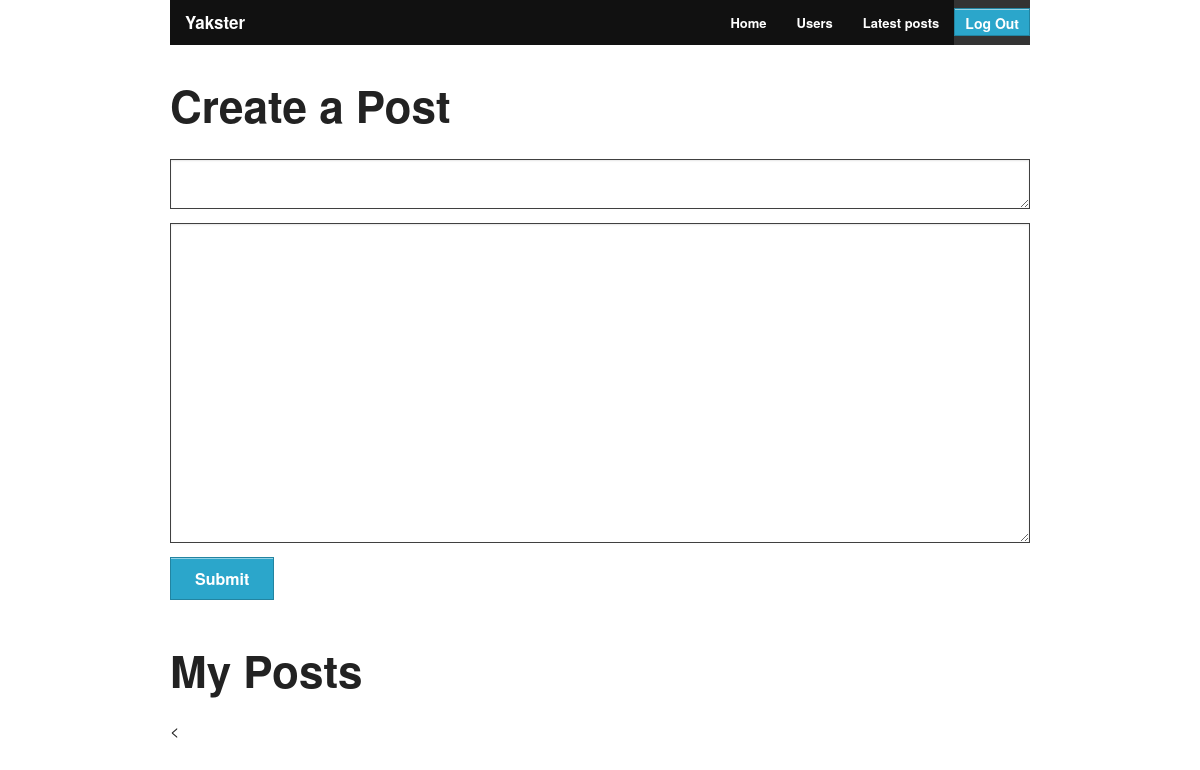
The app's page / (signed in), older data.
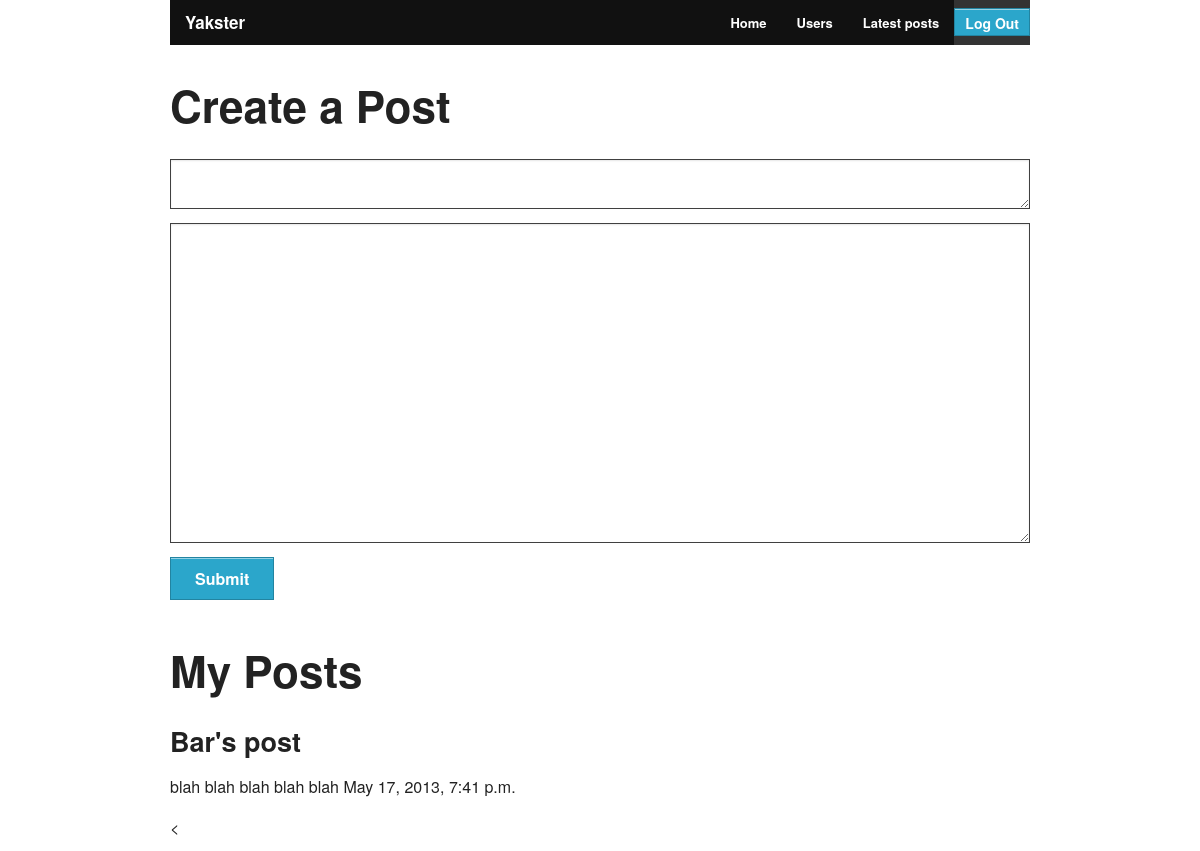
The same page, newer data.
### yakster_app/models.py (models this page shows, shortened)
class Post(models.Model):
    title = models.CharField(max_length=60)
    body = models.TextField()
    user = models.ForeignKey(User)
    creation_date = models.DateTimeField(auto_now=True, blank=True)

### yakster_app/views.py (the view)
# urls.py: url(r'^$', 'yakster_app.views.index'), # root
def index(request, auth_form=None, user_form=None):
    if request.user.is_authenticated():
        post_form = PostForm()
        user = request.user
        my_posts = Post.objects.filter(user=user.id)
        return render(request,
                      'me.html',
                      {'post_form': post_form, 'user': user,
                       'my_posts' : my_posts,
                       'next_url': '/', })
    else:
        auth_form = auth_form or AuthenticateForm()
        user_form = user_form or UserCreateForm()
        return render(request,
                      'home.html',
                      {'auth_form': auth_form, 'user_form': user_form,})

### yakster_app/forms.py (shortened to what this page needs)
class PostForm(forms.ModelForm):
    title = forms.CharField(required=True, widget=forms.widgets.Textarea(attrs={'class': 'postTitle'}))
    body = forms.CharField(required=True, widget=forms.widgets.Textarea(attrs={'class': 'postText'}))
    class Meta:
        model = Post
        exclude = ('user',)

### yakster/templates/me.html (shortened to what this page needs)
{% extends "base.html" %}
{% block login %}
    {% with user.username as username %}
        {{ block.super }}
    {% endwith %}
{% endblock %}
{% block content %}
    <h1>Create a Post</h1>
    <p>
        <form action="/submit" method="post">
        {% for field in post_form %}{% csrf_token %}
        {{ field }}
        {% endfor %}
        <input type="submit" class="button" value="Submit">
        </form>
    </p>
    <h1>My Posts</h1>
    {% for post in my_posts %}
        <h3>{{ post.title }}</h3>
        <p>
            {{ post.body }}
            {{ post.creation_date }}
        </p>
    {% endfor %}
    <
{% endblock %}

### yakster/templates/base.html (shortened to what this page needs)
<!DOCTYPE html>
<html>
<head>
    <link href="{{ STATIC_URL }}css/normalize.css" rel="stylesheet" type="text/css">
    <link href="{{ STATIC_URL }}css/foundation.css" rel="stylesheet" type="text/css">
    <link href="{{ STATIC_URL }}css/custom.css" rel="stylesheet" type="text/css">
</head>
<body>
    <header>
        <div class="wrapper">
            <nav class="top-bar">
                <ul class="title-area">
                    <li class="name">
                        <h1><a href="/">Yakster</a><h1>
                    </li>
                </ul>
                <section class="top-bar-section">
                    <ul class="right">
                        <li><a href="/">Home</a></li>
                        <li><a href="/users/">Users</a></li>
                        <li><a href="/posts">Latest posts</a></li>
                        {% block login %}
                        <li><form action="/logout">
                            <input type="submit" class="button" value="Log Out">
                        </form></li>
                        {% endblock %}
                    </ul>
                </section>
            </nav>
        </div>
    </header>
    <div id="content">
        <div class="wrapper">
            {% block content %}
            {% endblock %}
        </div>
    </div>
</body>
</html>

### yakster_app/static/css/custom.css (style rules this page uses)
textarea.postTitle { height: 40px; border: 1px solid; }
textarea.postText { height: 320px; border: 1px solid; }
.wrapper { width: 860px; margin: auto; }
#content { margin-bottom: 15px; min-height: 560px; }

Row changes from the older to the newer data that the page shows:
added Post: title "Bar's post", body "blah blah blah blah blah", creation_date "May 17, 2013, 7:41 p.m."
